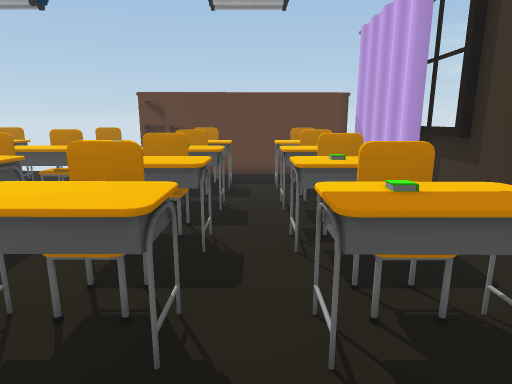
[1] (above)

13 first-person views from a walk through a scene from a Unity 3-D project. The camera is 1.2 m above the floor, tilts 12° down and sees 75° across. The floor is counted in squares, 0.5 m on a side. Each view is taken from the middle of a square. On the plan, view 1 faces up. The plan holds only what a view shows up to about 20 squares ahead; the rest is blank.

[2]
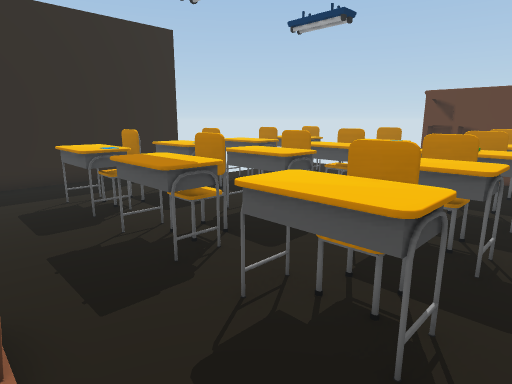

[3]
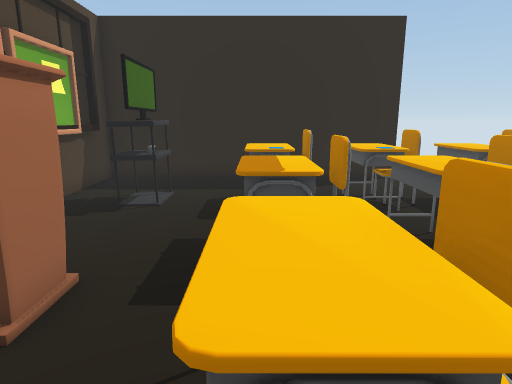

[4]
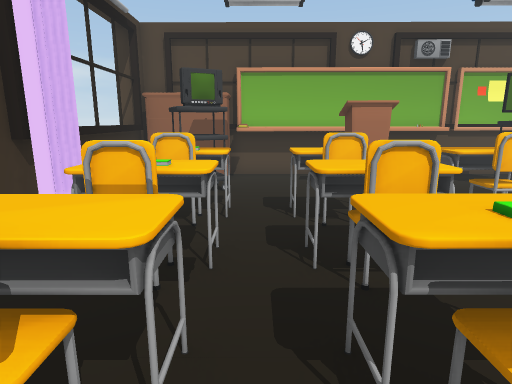

[5]
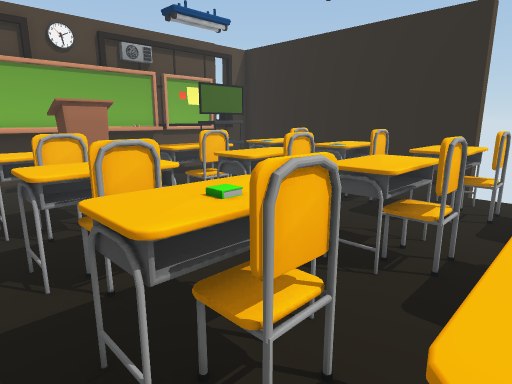

[6]
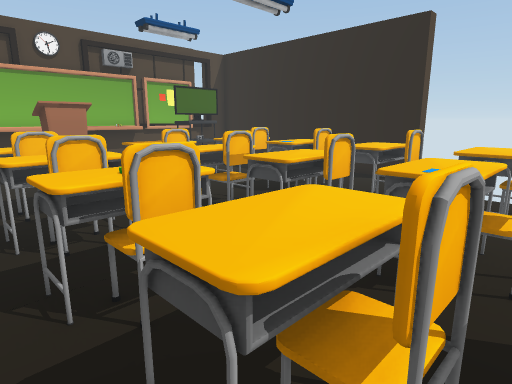

[7]
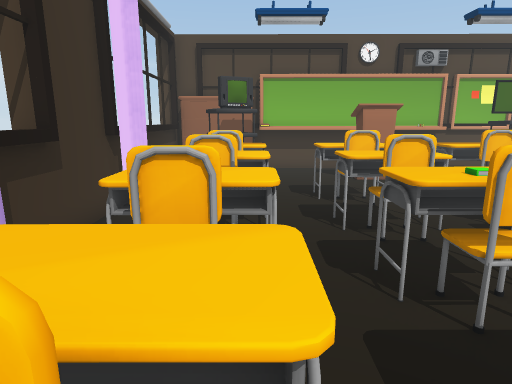

[8]
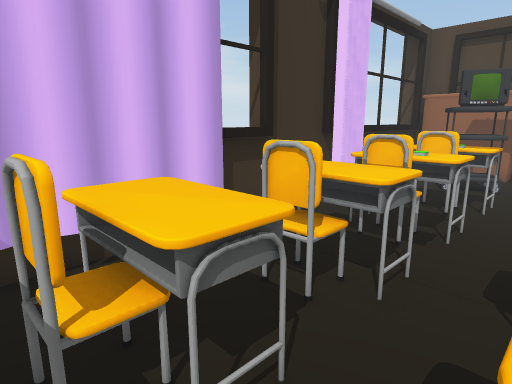

[9]
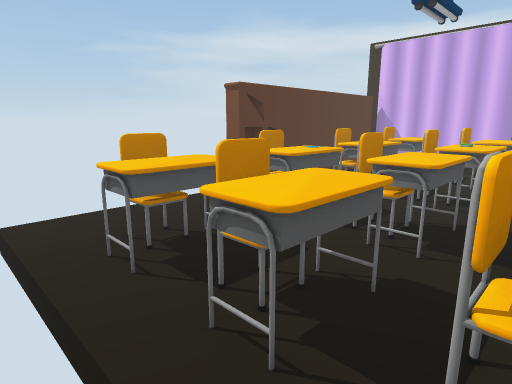

[10]
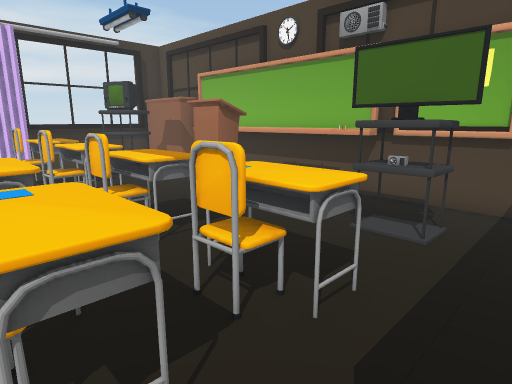

[11]
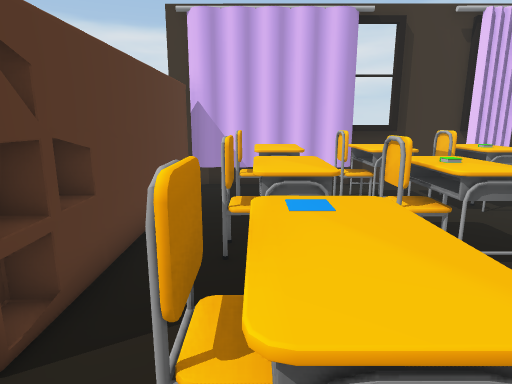

[12]
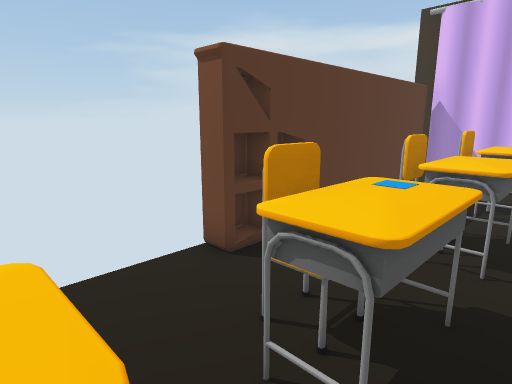

[13]
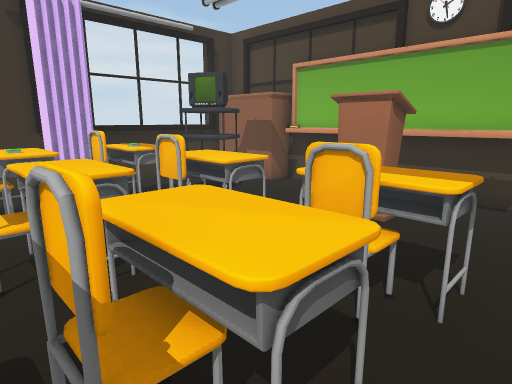

### Floor plan
Key: @ floor where view 1 was taken; # wall or solid block; x gap in a wall; . floor; = window, fence, low wall or low ledge; ^ raised ledge; O other object.
Columns run from 14 left of view 1 to 6 right of it. Each row starts with its distance up from view 1.
 16          ##########
 15    ......##########
 14    .........x.....##
 13   =^^^.^^^.^^^.^^^##
 12   ^^^^.^^^.^^^.^^^^#
 11   ^^^.......x...^^^#
 10   ^^^^.^^^.^^^.^^^^#
  9 # .^^^.^^^.^^^.^^^^#
  8 #...=...x...x...^^^#
  7 #..^^^.^^^.^^^.^^^^#
  6 #..^^^.^^^.^^^.^^^^#
  5 #...x...x...=...^^^#
  4 #..^^^.^^^.^^^.^^^.#
  3 #..^^^.^^^.^^^.^^^.=
  2 #..................=
  1 #.........  ...###.=
  0 #..OOO...^^^..@###.#
 -1 #..  O... ^.....x  =
 -2 #.....  #  ##########
 -3 ######## ##

Where each view was taken, in squares from view 1:
view 1: 0 up, 0 right, facing up
view 2: 0 up, 0 right, facing up-left
view 3: 3 up, 0 right, facing left
view 4: 12 up, 0 right, facing down
view 5: 12 up, 0 right, facing down-left
view 6: 14 up, 0 right, facing down-left
view 7: 14 up, 1 right, facing down
view 8: 14 up, 1 left, facing down-right
view 9: 7 up, 13 left, facing up-right
view 10: 7 up, 13 left, facing down-right
view 11: 13 up, 8 left, facing right
view 12: 11 up, 9 left, facing up-right
view 13: 8 up, 8 left, facing down-right
